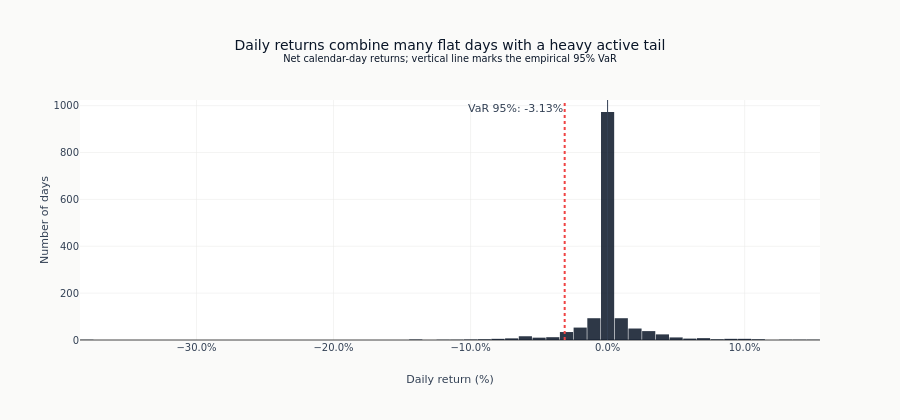

The notebook cell saved with this chart:
### Code cell
fig = go.Figure()
fig.add_trace(
    go.Histogram(
        x=daily_returns["net_return"].to_list(),
        nbinsx=60,
        name="Daily returns",
        marker_color=COLORS["blue"],
        opacity=0.85,
        hovertemplate="Return: %{x:.2%}<br>Count: %{y}<extra></extra>",
    )
)
fig.add_vline(x=0, line_color=COLORS["neutral"], line_width=1)
fig.add_vline(
    x=dist.var_95,
    line_color=COLORS["negative"],
    line_dash="dot",
    annotation_text=f"VaR 95%: {dist.var_95:.2%}",
    annotation_position="top left",
)
fig.update_layout(
    title=(
        "Daily returns combine many flat days with a heavy active tail"
        "<br><sup>Net calendar-day returns; vertical line marks the empirical 95% VaR</sup>"
    ),
    xaxis_title="Daily return (%)",
    yaxis_title="Number of days",
    xaxis_tickformat=".1%",
    bargap=0.04,
    height=420,
)
fig.show()

### Figure 1 — Plotly figure (JSON) as saved in the notebook; plotly's stock layout.template omitted (floating-point values rounded to 4 significant figures; data arrays with more than 128 entries replaced by an {"elided": "..."} marker saying what was removed)
{"data": [{"hovertemplate": "Return: %{x:.2%}<br>Count: %{y}<extra></extra>", "marker": {"color": "#0a1628"}, "name": "Daily returns", "nbinsx": 60, "opacity": 0.85, "type": "histogram", "x": {"elided": "1461 float values"}}], "layout": {"annotations": [{"showarrow": false, "text": "VaR 95%: -3.13%", "x": -0.03131, "xanchor": "right", "xref": "x", "y": 1, "yanchor": "top", "yref": "y domain"}], "bargap": 0.04, "height": 420, "shapes": [{"line": {"color": "#334155", "width": 1}, "type": "line", "x0": 0, "x1": 0, "xref": "x", "y0": 0, "y1": 1, "yref": "y domain"}, {"line": {"color": "#ef4444", "dash": "dot"}, "type": "line", "x0": -0.03131, "x1": -0.03131, "xref": "x", "y0": 0, "y1": 1, "yref": "y domain"}], "title": {"text": "Daily returns combine many flat days with a heavy active tail<br><sup>Net calendar-day returns; vertical line marks the empirical 95% VaR</sup>"}, "xaxis": {"tickformat": ".1%", "title": {"text": "Daily return (%)"}}, "yaxis": {"title": {"text": "Number of days"}}}}
